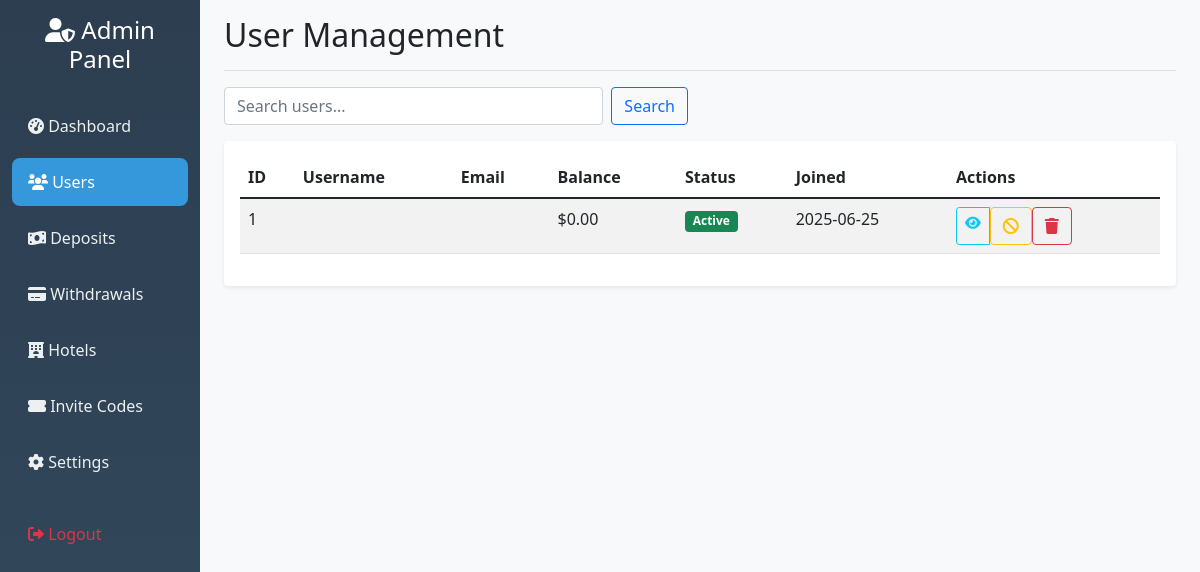
The page /admin/users (signed in) on the database as committed earlier.
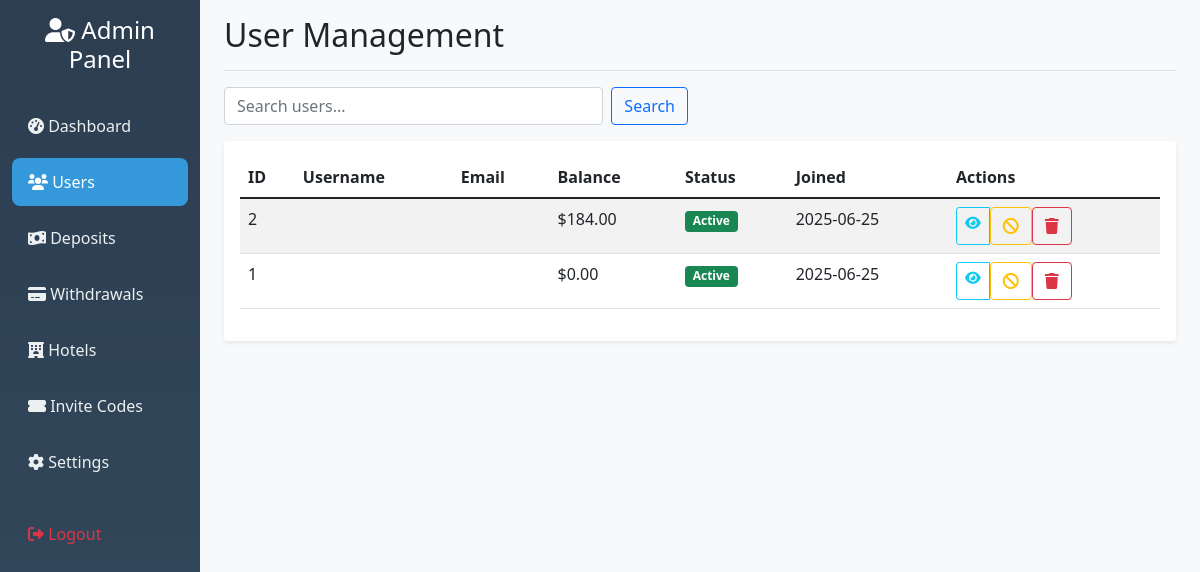
The same page on the database as committed later.
### hotel_app/models.py (models this page shows)
class User(db.Model, UserMixin):
    id = db.Column(db.Integer, primary_key=True)
    nickname = db.Column(db.String(80))
    user_id = db.Column(db.String(6), unique=True)
    agent_id = db.Column(db.String(6), unique=True)
    contact = db.Column(db.String(20))
    invitation_code = db.Column(db.String(20))
    member_points = db.Column(db.Integer, default=0)
    balance = db.Column(db.Float, default=0.0)
    vip_level = db.Column(db.String(10), default='VIP0')
    withdrawal_password = db.Column(db.String(100))
    password_hash = db.Column(db.String(100))
    is_active = db.Column(db.Boolean, default=False)
    created_at = db.Column(db.DateTime, default=datetime.utcnow)
    reservations = db.relationship('Reservation', backref='user', lazy=True)
    deposit_requests = db.relationship('DepositRequest', backref='user', lazy=True)
    withdrawal_requests = db.relationship('WithdrawalRequest', backref='user', lazy=True)

### hotel_app/routes.py (the view)
@app.route('/admin/users')
@admin_required
def view_users():
    page = request.args.get('page', 1, type=int)
    search = request.args.get('search', '')
    users_query = User.query
    if search:
        users_query = users_query.filter(
            User.nickname.contains(search) |
            User.user.agent_id.contains(search)
        )
    users = users_query.order_by(User.id.desc()).paginate(
        page=page, per_page=20, error_out=False
    )
    return render_template('admin_users.html', users=users, search=search)

### hotel_app/routes.py (called while the page is built)
def admin_required(f):
    @wraps(f)
    def wrapper(*args, **kwargs):
        admin_id = session.get('admin_id')
        if not admin_id:
            flash("Admin login required.", "danger")
            return redirect(url_for('admin_login'))
        admin = Admin.query.get(admin_id)
        if not admin or not admin.is_active:
            session.pop('admin_id', None)
            flash("Admin access denied.", "danger")
            return redirect(url_for('admin_login'))
        return f(*args, **kwargs)
    return wrapper

@app.before_request
def check_admin_routes():
    if request.endpoint and request.endpoint.startswith('admin_') and request.endpoint != 'admin_login':
        if 'admin_id' not in session:
            return redirect(url_for('admin_login'))

### hotel_app/templates/admin_users.html (shortened to what this page needs)
{% extends "admin_base.html" %}
{% block content %}
<div class="d-flex justify-content-between flex-wrap flex-md-nowrap align-items-center pb-2 mb-3 border-bottom">
    <h1 class="h2">User Management</h1>
</div>
<div class="row mb-3">
    <div class="col-md-6">
        <form method="GET" class="d-flex">
            <input type="text" class="form-control me-2" name="search" value="{{ search }}" placeholder="Search users...">
            <button type="submit" class="btn btn-outline-primary">Search</button>
        </form>
    </div>
</div>
<div class="card">
    <div class="card-body">
        <div class="table-responsive">
            <table class="table table-striped">
                <thead>
                    <tr>
                        <th>ID</th>
                        <th>Username</th>
                        <th>Email</th>
                        <th>Balance</th>
                        <th>Status</th>
                        <th>Joined</th>
                        <th>Actions</th>
                    </tr>
                </thead>
                <tbody>
                    {% for user in users.items %}
                    <tr>
                        <td>{{ user.id }}</td>
                        <td>{{ user.username }}</td>
                        <td>{{ user.email }}</td>
                        <td>${{ "%.2f"|format(user.balance or 0) }}</td>
                        <td>
                            <span class="badge bg-{{ 'success' if user.is_active else 'secondary' }}">
                                {{ 'Active' if user.is_active else 'Inactive' }}
                            </span>
                        </td>
                        <td>{{ user.created_at.strftime('%Y-%m-%d') if user.created_at else 'N/A' }}</td>
                        <td>
                            <div class="btn-group btn-group-sm">
                                <a href="{{ url_for('view_user_details', user_id=user.id) }}" class="btn btn-outline-info">
                                    <i class="fas fa-eye"></i>
                                </a>
                                <form method="POST" action="{{ url_for('toggle_user', user_id=user.id) }}" class="d-inline">
                                    <button type="submit" class="btn btn-outline-{{ 'warning' if user.is_active else 'success' }}">
                                        <i class="fas fa-{{ 'ban' if user.is_active else 'check' }}"></i>
                                    </button>
                                </form>
                                <form method="POST" action="{{ url_for('delete_user', user_id=user.id) }}" class="d-inline"
                                      onsubmit="return confirm('Are you sure you want to delete this user?')">
                                    <button type="submit" class="btn btn-outline-danger">
                                        <i class="fas fa-trash"></i>
                                    </button>
                                </form>
                            </div>
                        </td>
                    </tr>
                    {% endfor %}
                </tbody>
            </table>
        </div>
    </div>
</div>
{% endblock %}

### hotel_app/templates/admin_base.html (shortened to what this page needs)
<!DOCTYPE html>
<html lang="en">
<head>
    <link href="https://cdn.jsdelivr.net/npm/bootstrap@5.1.3/dist/css/bootstrap.min.css" rel="stylesheet">
    <link href="https://cdnjs.cloudflare.com/ajax/libs/font-awesome/6.0.0/css/all.min.css" rel="stylesheet">
</head>
<body>
    <div class="container-fluid">
        <div class="row">
            <nav class="col-md-3 col-lg-2 d-md-block sidebar collapse">
                <div class="position-sticky pt-3">
                    <div class="text-center mb-4">
                        <h4 class="text-white"><i class="fas fa-user-shield"></i> Admin Panel</h4>
                    </div>
                    <ul class="nav flex-column">
                        <li class="nav-item">
                            <a class="nav-link {% if request.endpoint == 'admin_dashboard' %}active{% endif %}"
                               href="{{ url_for('admin_dashboard') }}">
                                <i class="fas fa-tachometer-alt"></i> Dashboard
                            </a>
                        </li>
                        <li class="nav-item">
                            <a class="nav-link {% if request.endpoint == 'view_users' %}active{% endif %}"
                               href="{{ url_for('view_users') }}">
                                <i class="fas fa-users"></i> Users
                            </a>
                        </li>
                        <li class="nav-item">
                            <a class="nav-link {% if request.endpoint == 'view_deposits' %}active{% endif %}"
                               href="{{ url_for('view_deposits') }}">
                                <i class="fas fa-money-bill-wave"></i> Deposits
                            </a>
                        </li>
                        <li class="nav-item">
                            <a class="nav-link {% if request.endpoint == 'view_withdrawals' %}active{% endif %}"
                               href="{{ url_for('view_withdrawals') }}">
                                <i class="fas fa-credit-card"></i> Withdrawals
                            </a>
                        </li>
                        <li class="nav-item">
                            <a class="nav-link {% if request.endpoint == 'manage_hotels' %}active{% endif %}"
                               href="{{ url_for('manage_hotels') }}">
                                <i class="fas fa-hotel"></i> Hotels
                            </a>
                        </li>
                        <li class="nav-item">
                            <a class="nav-link {% if request.endpoint == 'generate_invitation_code' %}active{% endif %}"
                               href="{{ url_for('generate_invitation_code') }}">
                                <i class="fas fa-ticket-alt"></i> Invite Codes
                            </a>
                        </li>
                        <li class="nav-item">
                            <a class="nav-link {% if request.endpoint == 'admin_settings' %}active{% endif %}"
                               href="{{ url_for('admin_settings') }}">
                                <i class="fas fa-cog"></i> Settings
                            </a>
                        </li>
                        <li class="nav-item mt-3">
                            <a class="nav-link text-danger" href="{{ url_for('admin_logout') }}">
                                <i class="fas fa-sign-out-alt"></i> Logout
                            </a>
                        </li>
                    </ul>
                </div>
            </nav>
            <main class="col-md-9 ms-sm-auto col-lg-10 px-md-4 main-content">
                <div class="pt-3 pb-2 mb-3">
                    {% block content %}{% endblock %}
                </div>
            </main>
        </div>
    </div>
</body>
</html>

### hotel_app/templates/admin_base.html (style rules this page uses)
.sidebar { min-height: 100vh; background: linear-gradient(180deg, #2c3e50 0%, #34495e 100%); }
.sidebar .nav-link { color: #ecf0f1; padding: 0.75rem 1rem; border-radius: 0.5rem; margin: 0.25rem 0; }
.sidebar .nav-link:hover, .sidebar .nav-link.active { background-color: #3498db; color: white; }
.main-content { background-color: #f8f9fa; min-height: 100vh; }
.card { border: none; box-shadow: 0 0.125rem 0.25rem rgba(0, 0, 0, 0.075); }

Rows that differ between the two databases and show on the page:
added User: id "2", balance "184.00", is_active "Active", created_at "2025-06-25"
